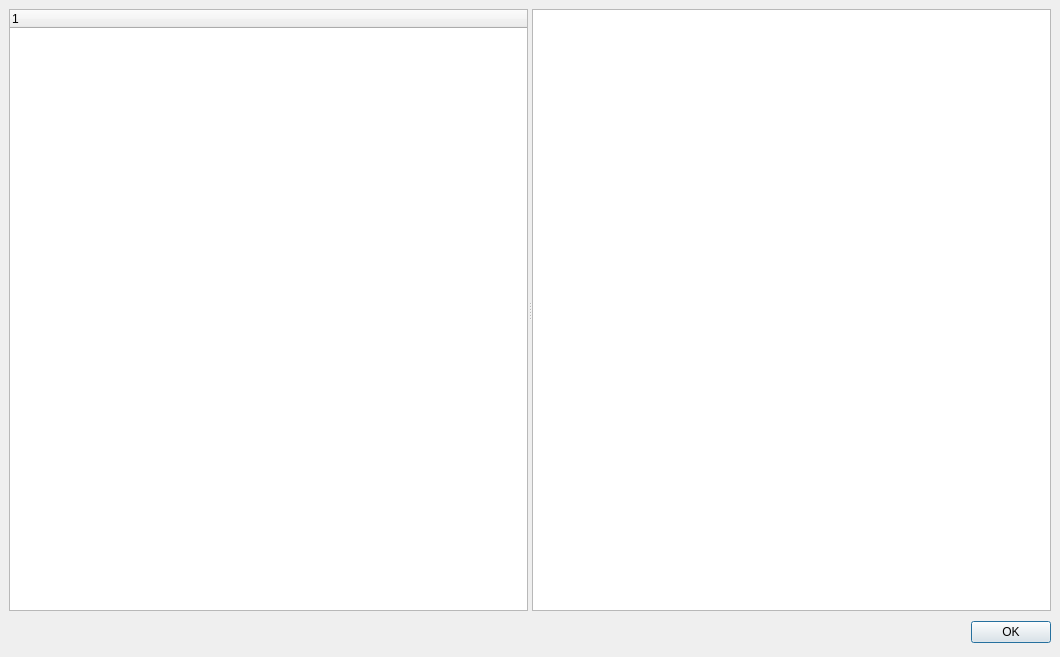
<ui version="4.0" >
 <author></author>
 <comment></comment>
 <exportmacro></exportmacro>
 <class>Inspector</class>
 <widget class="QDialog" name="Inspector" >
  <property name="geometry" >
   <rect>
    <x>0</x>
    <y>0</y>
    <width>1060</width>
    <height>657</height>
   </rect>
  </property>
  <property name="windowTitle" >
   <string>Inspector</string>
  </property>
  <layout class="QVBoxLayout" >
   <property name="margin" >
    <number>9</number>
   </property>
   <property name="spacing" >
    <number>6</number>
   </property>
   <item>
    <widget class="QSplitter" name="splitter" >
     <property name="orientation" >
      <enum>Qt::Horizontal</enum>
     </property>
     <widget class="QTreeWidget" name="treeWidget" />
     <widget class="QTableWidget" name="tableWidget" >
      <property name="alternatingRowColors" >
       <bool>true</bool>
      </property>
     </widget>
    </widget>
   </item>
   <item>
    <layout class="QHBoxLayout" >
     <property name="margin" >
      <number>0</number>
     </property>
     <property name="spacing" >
      <number>6</number>
     </property>
     <item>
      <spacer>
       <property name="orientation" >
        <enum>Qt::Horizontal</enum>
       </property>
       <property name="sizeHint" >
        <size>
         <width>131</width>
         <height>31</height>
        </size>
       </property>
      </spacer>
     </item>
     <item>
      <widget class="QPushButton" name="okButton" >
       <property name="text" >
        <string>OK</string>
       </property>
      </widget>
     </item>
    </layout>
   </item>
  </layout>
 </widget>
 <pixmapfunction></pixmapfunction>
 <resources/>
 <connections>
  <connection>
   <sender>okButton</sender>
   <signal>clicked()</signal>
   <receiver>Inspector</receiver>
   <slot>accept()</slot>
   <hints>
    <hint type="sourcelabel" >
     <x>278</x>
     <y>253</y>
    </hint>
    <hint type="destinationlabel" >
     <x>96</x>
     <y>254</y>
    </hint>
   </hints>
  </connection>
 </connections>
</ui>
